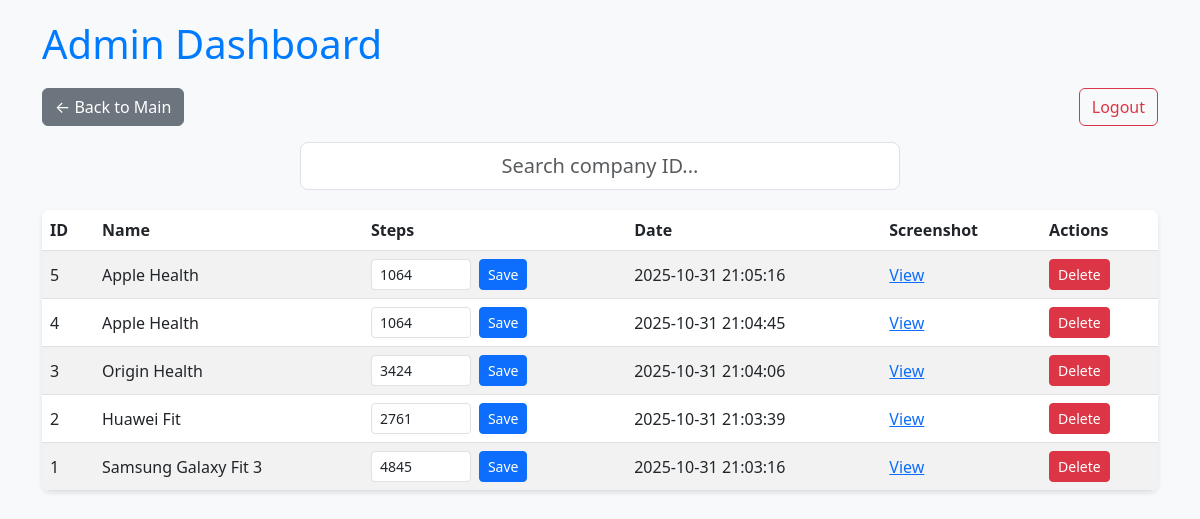
Before: /admin (signed in) with the older database file.
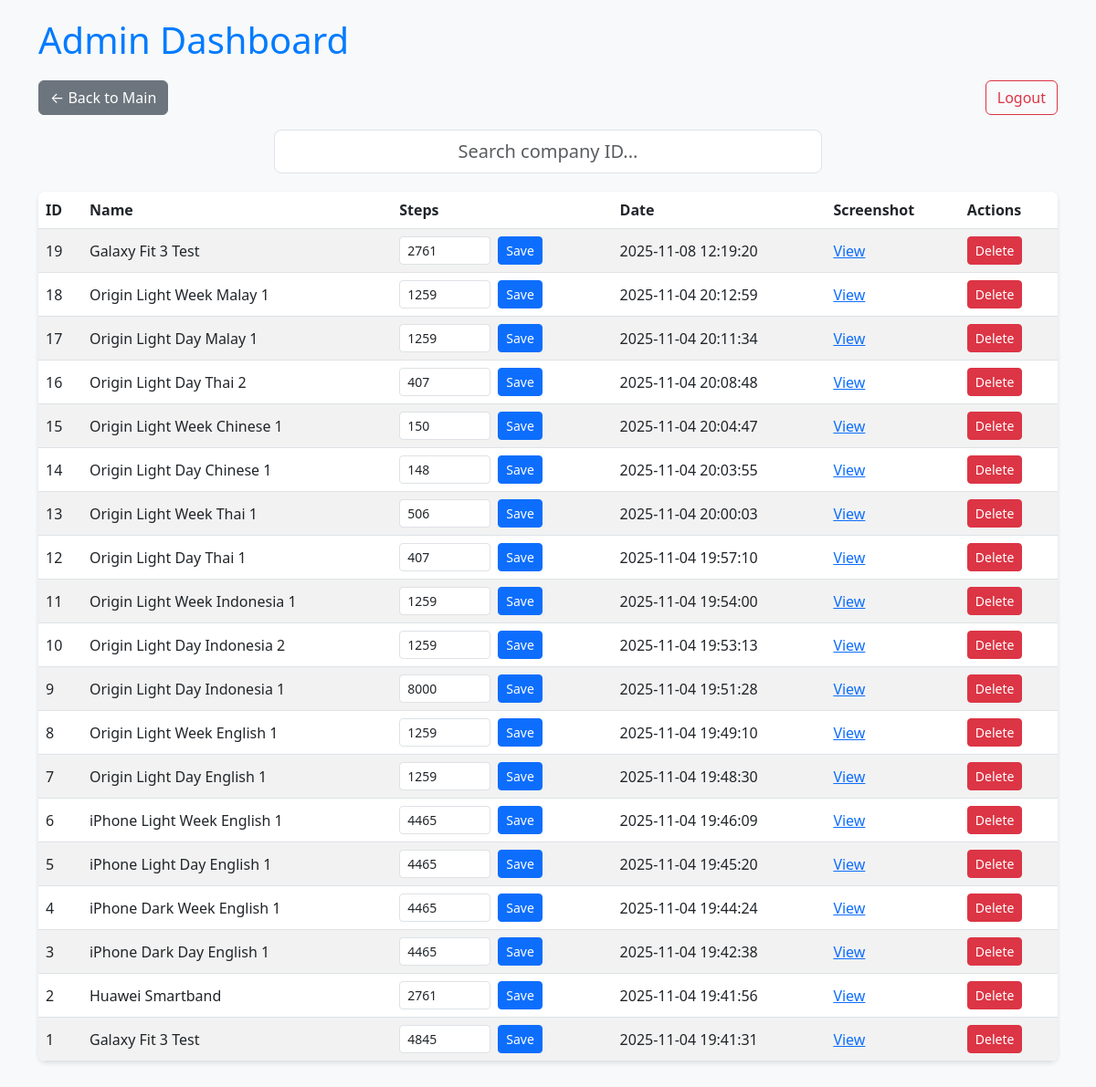
After: the same page with the newer database file.
### tables this page shows
CREATE TABLE steps (
                        id INTEGER PRIMARY KEY AUTOINCREMENT,
                        name TEXT,
                        steps INTEGER,
                        filename TEXT,
                        created_at TEXT
                    );

### app.py (the view)
@app.route('/admin')
def admin_page():
    if not session.get('admin_logged'):
        flash("You must log in as admin first.", "warning")
        return redirect(url_for('index'))
    search_query = request.args.get('q', '')
    conn = get_db_connection()
    if search_query:
        records = conn.execute('''
            SELECT id, name, steps, created_at, filename
            FROM steps
            WHERE name LIKE ?
            ORDER BY created_at DESC
        ''', (f'%{search_query}%',)).fetchall()
    else:
        records = conn.execute('''
            SELECT id, name, steps, created_at, filename
            FROM steps
            ORDER BY created_at DESC
            LIMIT 100
        ''').fetchall()
    conn.close()
    return render_template('admin.html', records=records, search_query=search_query)

### app.py (called while the page is built)
def get_db_connection():
    conn = sqlite3.connect(app.config['DATABASE'])
    conn.row_factory = sqlite3.Row
    return conn

### templates/admin.html (shortened to what this page needs)
<!DOCTYPE html>
<html lang="en">
<head>
  <link href="https://cdn.jsdelivr.net/npm/bootstrap@5.3.0/dist/css/bootstrap.min.css" rel="stylesheet">
</head>
<body>
  <div class="container">
    <h1>Admin Dashboard</h1>
    <div class="d-flex justify-content-between mb-3">
      <a href="{{ url_for('index') }}" class="btn btn-secondary">← Back to Main</a>
      <a href="{{ url_for('admin_logout') }}" class="btn btn-outline-danger">Logout</a>
    </div>
    <form method="get" action="{{ url_for('admin_page') }}" class="search-box">
      <input type="text" class="form-control form-control-lg text-center"
             name="q" placeholder="Search company ID..."
             value="{{ search_query }}">
    </form>
    <table class="table table-striped table-hover align-middle">
      <thead>
        <tr>
          <th>ID</th>
          <th>Name</th>
          <th>Steps</th>
          <th>Date</th>
          <th>Screenshot</th>
          <th>Actions</th>
        </tr>
      </thead>
      <tbody>
        {% for record in records %}
        <tr>
          <td>{{ record.id }}</td>
          <td>{{ record.name }}</td>
          <td>
            <form action="{{ url_for('edit_record', record_id=record.id) }}" method="post" class="d-flex gap-2">
              <input type="number" name="steps" value="{{ record.steps }}" class="form-control form-control-sm" style="width:100px;" required>
              <button type="submit" class="btn btn-sm btn-primary" onclick="return confirm('Save changes for this record?')">Save</button>
            </form>
          </td>
          <td>{{ record.created_at }}</td>
          <td>
            {% if record.filename %}
              <a href="{{ url_for('static', filename='uploads/' ~ record.filename) }}" target="_blank">View</a>
            {% else %}
              -
            {% endif %}
          </td>
          <td>
            <form action="{{ url_for('delete_record', record_id=record.id) }}" method="post" style="display:inline;">
              <button type="submit" class="btn btn-sm btn-danger" onclick="return confirm('Are you sure you want to delete this record?')">Delete</button>
            </form>
          </td>
        </tr>
        {% else %}
        <tr>
          <td colspan="6" class="text-center text-muted">No records found.</td>
        </tr>
        {% endfor %}
      </tbody>
    </table>
  </div>
</body>
</html>

### templates/admin.html (style rules this page uses)
body { background-color: #f8f9fa; padding: 20px; }
h1 { color: #007bff; margin-bottom: 20px; }
.search-box { max-width: 600px; margin: 0 auto 20px auto; }
table { background: white; border-radius: 8px; overflow: hidden; box-shadow: 0 2px 5px rgba(0,0,0,0.1); }
th { background-color: #007bff; color: white; }

Changed rows visible on the page:
added steps: id "19", name "Galaxy Fit 3 Test", steps "2761", created_at "2025-11-08 12:19:20"
added steps: id "18", name "Origin Light Week Malay 1", steps "1259", created_at "2025-11-04 20:12:59"
added steps: id "17", name "Origin Light Day Malay 1", steps "1259", created_at "2025-11-04 20:11:34"
added steps: id "16", name "Origin Light Day Thai 2", steps "407", created_at "2025-11-04 20:08:48"
added steps: id "15", name "Origin Light Week Chinese 1", steps "150", created_at "2025-11-04 20:04:47"
added steps: id "14", name "Origin Light Day Chinese 1", steps "148", created_at "2025-11-04 20:03:55"
added steps: id "13", name "Origin Light Week Thai 1", steps "506", created_at "2025-11-04 20:00:03"
added steps: id "12", name "Origin Light Day Thai 1", steps "407", created_at "2025-11-04 19:57:10"
added steps: id "11", name "Origin Light Week Indonesia 1", steps "1259", created_at "2025-11-04 19:54:00"
added steps: id "10", name "Origin Light Day Indonesia 2", steps "1259", created_at "2025-11-04 19:53:13"
added steps: id "9", name "Origin Light Day Indonesia 1", steps "8000", created_at "2025-11-04 19:51:28"
added steps: id "8", name "Origin Light Week English 1", steps "1259", created_at "2025-11-04 19:49:10"
added steps: id "7", name "Origin Light Day English 1", steps "1259", created_at "2025-11-04 19:48:30"
added steps: id "6", name "iPhone Light Week English 1", steps "4465", created_at "2025-11-04 19:46:09"
changed steps id 5: name "Apple Health" → "iPhone Light Day English 1"; steps "1064" → "4465"; created_at "2025-10-31 21:05:16" → "2025-11-04 19:45:20"
changed steps id 4: name "Apple Health" → "iPhone Dark Week English 1"; steps "1064" → "4465"; created_at "2025-10-31 21:04:45" → "2025-11-04 19:44:24"
changed steps id 3: name "Origin Health" → "iPhone Dark Day English 1"; steps "3424" → "4465"; created_at "2025-10-31 21:04:06" → "2025-11-04 19:42:38"
changed steps id 2: name "Huawei Fit" → "Huawei Smartband"; created_at "2025-10-31 21:03:39" → "2025-11-04 19:41:56"
changed steps id 1: name "Samsung Galaxy Fit 3" → "Galaxy Fit 3 Test"; created_at "2025-10-31 21:03:16" → "2025-11-04 19:41:31"
